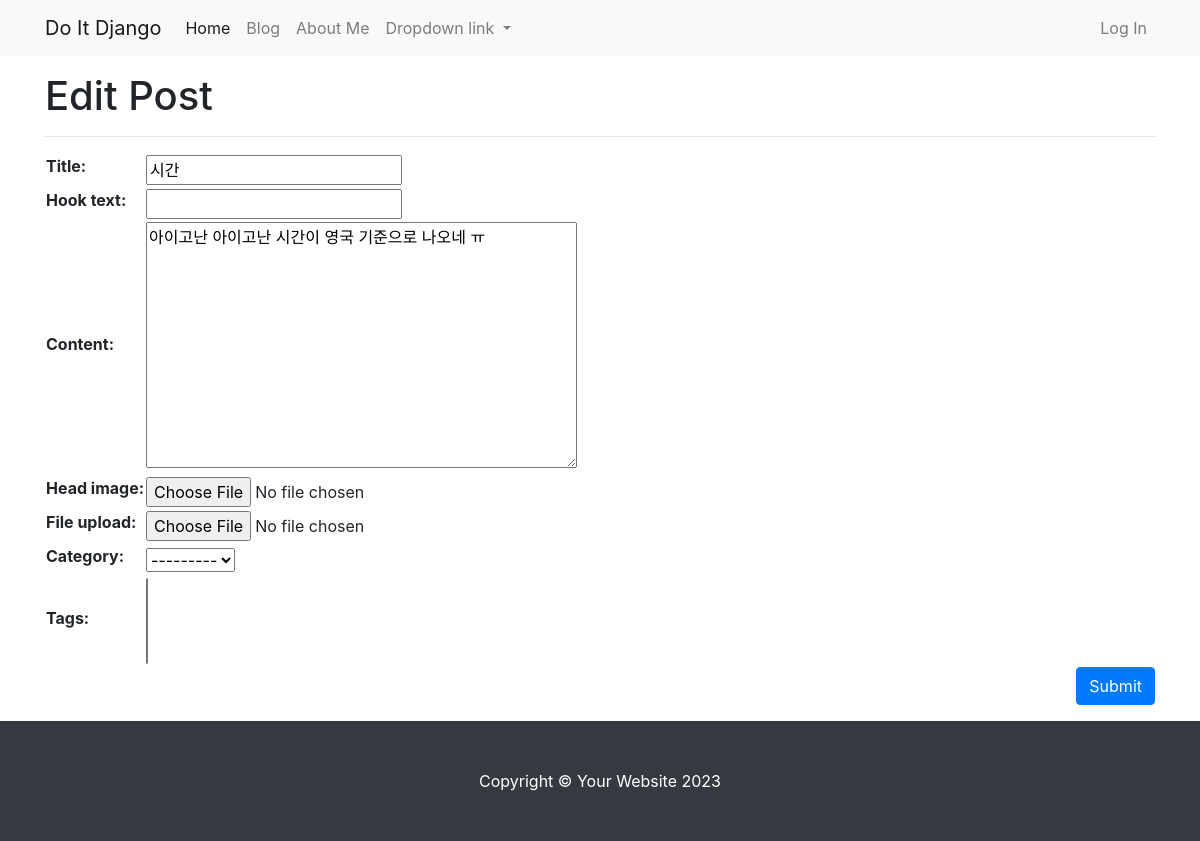
Screenshot of /blog/update_post/3/ (signed in) with the database file from the repository.
### blog/models.py (models this page shows, shortened)
class Post(models.Model):
    title = models.CharField(max_length=30)
    hook_text = models.CharField(max_length=100, blank=True)
    content = models.TextField()
    head_image = models.ImageField(upload_to='blog/images/%Y/%m/%d/', blank=True)
    file_upload = models.FileField(upload_to='blog/files/%Y/%m/%d/', blank=True)
    created_at = models.DateTimeField(auto_now_add=True)
    updated_at = models.DateTimeField(auto_now=True)
    author = models.ForeignKey(User, null=True, on_delete=models.SET_NULL)
    category = models.ForeignKey(Category, null=True, blank=True, on_delete=models.SET_NULL)
    tags = models.ManyToManyField(Tag, blank=True)

### blog/views.py (the view)
# urls.py: path('update_post/<int:pk>/', views.PostUpdate.as_view()),
class PostUpdate(LoginRequiredMixin, UpdateView):
    model = Post # Post 모델을 사용한다고 선언
    fields = ['title', 'hook_text', 'content', 'head_image', 'file_upload', 'category', 'tags']
    template_name = 'blog/post_update_form.html'
    def dispatch(self, request, *args, **kwargs):
        if request.user.is_authenticated and request.user == self.get_object().author:
            return super(PostUpdate, self).dispatch(request, *args, **kwargs)
        else:
            raise PermissionDenied

### blog/models.py (called while the page is built)
    def __str__(self):
        return self.name

### blog/templates/blog/post_update_form.html (shortened to what this page needs)
{% extends 'blog/base_full_width.html' %}
{% block main_area %}
    <h1>Edit Post</h1>
    <hr />
    <form method="post" enctype="multupart/form-date">
        <table>
            {{ form }}
        </table>
        <button type="submit" class="btn btn-primary float-right">Submit</button>
    </form>
{% endblock %}

### rows the page displays
Post: title "시간", content "아이고난 아이고난 시간이 영국 기준으로 나오네 ㅠ", category "---------"
